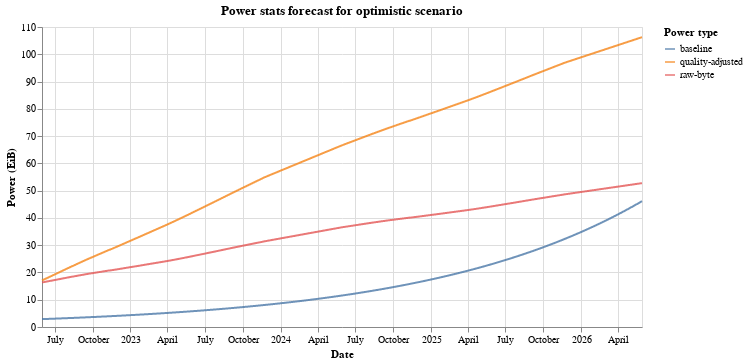

The notebook cell saved with this chart:
### Markdown cell above
#### Plot results

### Code cell
source = df[["date", "total_power", "power_type"]]
source["total_power"] = source["total_power"]/1024.0
source = pd.concat([source, baseline_df])

alt.Chart(source).mark_line(opacity=0.8).encode(
    x=alt.X('date:T', title="Date"),
    y=alt.Y('total_power:Q', title="Power (EiB)"),
    color=alt.Color('power_type:N', legend=alt.Legend(title="Power type"))
).properties(
    width=600, height=300, title="Power stats forecast for optimistic scenario"
)

### Figure 1 — Vega-Lite specification as saved in the notebook (floating-point values rounded to 4 significant figures; data arrays with more than 128 entries replaced by an {"elided": "..."} marker saying what was removed)
{"$schema": "https://vega.github.io/schema/vega-lite/v4.17.0.json", "config": {"view": {"continuousHeight": 300, "continuousWidth": 400}}, "data": {"name": "data-9cb18ac38c2b0124648c7a1002609169"}, "datasets": {"data-9cb18ac38c2b0124648c7a1002609169": {"elided": "4380 records"}}, "encoding": {"color": {"field": "power_type", "legend": {"title": "Power type"}, "type": "nominal"}, "x": {"field": "date", "title": "Date", "type": "temporal"}, "y": {"field": "total_power", "title": "Power (EiB)", "type": "quantitative"}}, "height": 300, "mark": {"opacity": 0.8, "type": "line"}, "title": "Power stats forecast for optimistic scenario", "width": 600}
